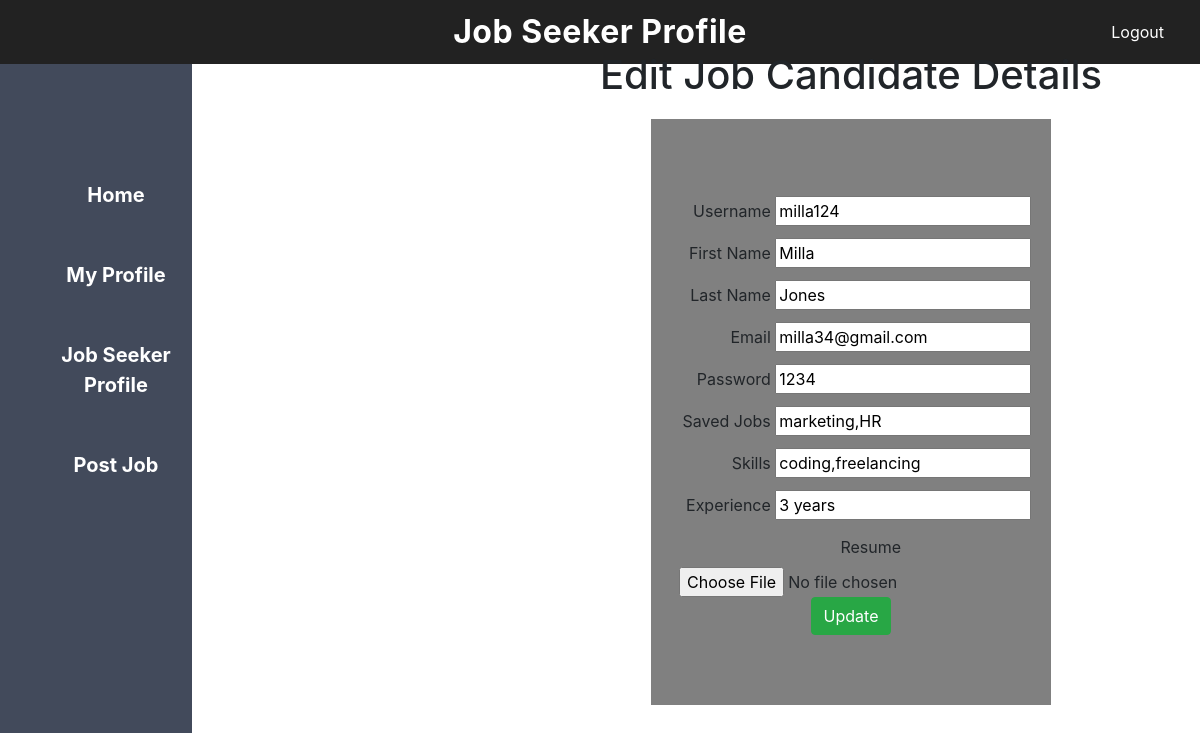
Page /update_js_profile.php?job_seeker_id=5 on the committed database.
### tables this page shows
CREATE TABLE `user` (
  `id` int(10) NOT NULL,
  `username` varchar(100) DEFAULT NULL,
  `fname` varchar(100) DEFAULT NULL,
  `lname` varchar(100) DEFAULT NULL,
  `email` varchar(100) DEFAULT NULL,
  `password` varchar(50) DEFAULT NULL,
  `job_seeker_flag` tinyint(1) NOT NULL DEFAULT 0,
  `saved_jobs` varchar(100) DEFAULT NULL,
  `skill` varchar(100) DEFAULT NULL,
  `experience` varchar(100) DEFAULT NULL,
  `resume` varchar(255) DEFAULT NULL,
  `employer_flag` tinyint(1) NOT NULL DEFAULT 0
);

### update_js_profile.php (the view, shortened to what this page needs)
<?php
$host="localhost";
$user="root";
$password="";
$db="job_platform";
$data=mysqli_connect($host,$user,$password,$db);
$id=$_GET['job_seeker_id'];
$sql="SELECT * FROM user where id='$id'";
$result=mysqli_query($data,$sql);
$info=$result->fetch_assoc();
?>
<!DOCTYPE html>
<html lang="en">
<head>
	<link href="css/font-awesome.min.css" rel="stylesheet"/>
	<link href="css/bootstrap.min.css" rel="stylesheet"/>
	<link href="css/animate.min.css" rel="stylesheet"/>
    <link href="css/employer.css" rel="stylesheet"/>
</head>
<body>
        <section id="header">
           <div class="header-title">Job Seeker Profile</div>
		   <div class="logout">
		       <a href="logout.php">Logout</a>
		   </div>
		   <div class="contentT">
		      <center>
		      <h1>Edit Job Candidate Details</h1>
			  <div class="deg">
			     <form action="#" method="POST">
				   <div>
				       <label>Username</label>
					   <input type="text" name="username"
					   value="<?php echo "{$info['username']}"; ?>"
					   >
				   </div>
				   <div>
				       <label>First Name</label>
					   <input type="text" name="fname"
					   value="<?php echo "{$info['fname']}"; ?>"
					   >
				   </div>
				   <div>
				       <label>Last Name</label>
					   <input type="text" name="lname"
					   value="<?php echo "{$info['lname']}"; ?>"
					   >
				   </div>
				   <div>
				       <label>Email</label>
					   <input type="email" name="email"
					   value="<?php echo "{$info['email']}"; ?>"
					   >
				   </div>
				   <div>
				       <label>Password</label>
					   <input type="text" name="password"
					   value="<?php echo "{$info['password']}"; ?>"
					   >
				   </div>
				   <div>
				       <label>Saved Jobs</label>
					   <input type="text" name="saved_jobs"
					   value="<?php echo "{$info['saved_jobs']}"; ?>"
					   >
				   </div>
				   <div>
				       <label>Skills</label>
					   <input type="text" name="skill"
					   value="<?php echo "{$info['skill']}"; ?>"
					   >
				   </div>
				   <div>
				       <label>Experience</label>
					   <input type="text" name="experience"
					   value="<?php echo "{$info['experience']}"; ?>"
					   >
				   </div>
				   <div>
				       <label>Resume</label>
					   <input type="file" name="resume"
					   value="<?php echo "{$info['resume']}"; ?>"
					   >
				   </div>
				   <div>
			           <input type="submit" class="btn btn-success" name="update" value="Update">
			       </div>
				 </form>
			  </div>
			  </center>
		   </div>
        </section>
		<aside>
		    <ul>
			    <li>
				    <a href="employerhome.php">Home</a>
				</li>
				 <li>
				    <a href="employerprofile.php">My Profile</a>
				</li>
				 <li>
				    <a href="modify_JS_Pro.php">Job Seeker Profile</a>
				</li>
				 <li>
				    <a href="">Post Job</a>
				</li>
			</ul>
		</aside>
</body>
</html>

### employer.css (style rules this page uses)
body { margin: 0; background-image: url('../img/bg3.jpg'); background-size: cover; background-position: center; height: 100vh; }
#header { position: fixed; top: 0; left: 0; right: 0; height: 64px; display: flex; align-items: center; justify-content: center; background: #222; z-index: 1000; }
#header .header-title { font-size: 32px; color: #fff; margin: 0; font-weight: 700; letter-spacing: .5px; }
.logout { position: absolute; top: 50%; right: 20px; transform: translateY(-50%); }
.logout a { color: #fff; text-decoration: none; font-size: 16px; padding: 8px 16px; border-radius: 4px; transition: background-color 0.3s ease; }
ul { background-color: #424a5b; width:16%; height:100%; position:fixed; padding-top:15%; text-align:center; }
ul li { list-style:none; padding-bottom:50px; font-size:20px; }
ul li a { color: white; font-weight:bold; text-decoration:none; }
.contentT { position: absolute; top: 80%; left: 50%; }
label { display:inline-block; text-align:right; width:100px; padding-top:10px; padding-bottom:10px vertical-align:middle; }
.deg { background-color:grey; width:400px; padding-top:70px; padding-bottom:70px; margin: 20px auto 0; }

### rows in the picture
user: username "milla124", fname "Milla", lname "Jones", email "milla34@gmail.com", password "1234", saved_jobs "marketing,HR", skill "coding,freelancing", experience "3 years"
